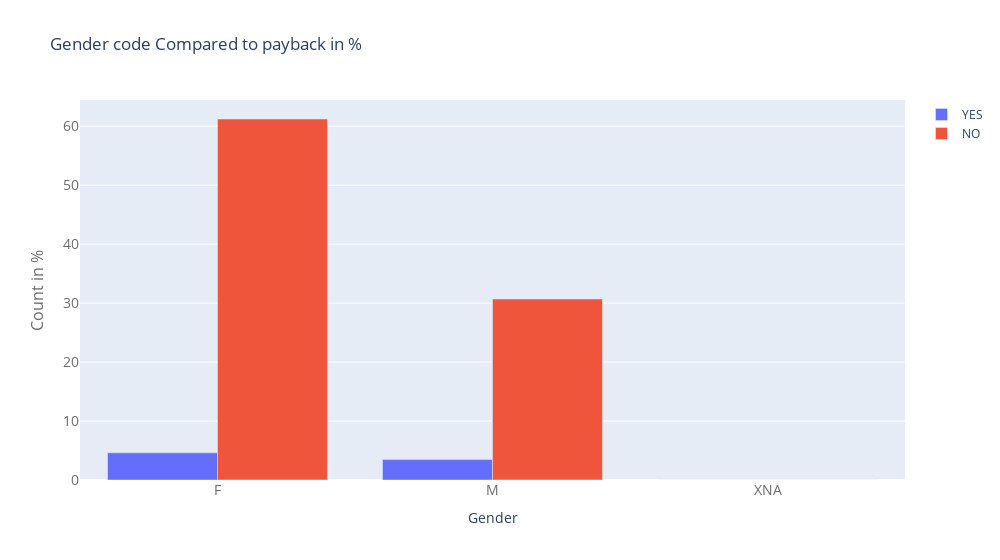

This figure's notebook cell:
### Code cell
# Checking by gender out of curiosity, looks like 

temp = app_train["CODE_GENDER"].value_counts()
#print(temp.values)
temp_y0 = []
temp_y1 = []
for val in temp.index:
    temp_y1.append(np.sum(app_train['TARGET'][app_train['CODE_GENDER']==val] == 1))
    temp_y0.append(np.sum(app_train['TARGET'][app_train['CODE_GENDER']==val] == 0))    
trace1 = go.Bar(
    x = temp.index,
    y = (temp_y1 / temp.sum()) * 100,
    name='YES'
)
trace2 = go.Bar(
    x = temp.index,
    y = (temp_y0 / temp.sum()) * 100, 
    name='NO'
)

data = [trace1, trace2]
layout = go.Layout(
    title = "Gender code Compared to payback in %",
    #barmode='stack',
    width = 1000,
    xaxis=dict(
        title='Gender',
        tickfont=dict(
            size=14,
            color='rgb(107, 107, 107)'
        )
    ),
    yaxis=dict(
        title='Count in %',
        titlefont=dict(
            size=16,
            color='rgb(107, 107, 107)'
        ),
        tickfont=dict(
            size=14,
            color='rgb(107, 107, 107)'
        )
)
)

fig = go.Figure(data=data, layout=layout)
iplot(fig)

### Figure 1 — Plotly figure (JSON) as saved in the notebook; plotly's stock layout.template omitted (floating-point values rounded to 4 significant figures)
{"data": [{"name": "YES", "type": "bar", "x": ["F", "M", "XNA"], "y": [4.608, 3.465, 0]}, {"name": "NO", "type": "bar", "x": ["F", "M", "XNA"], "y": [61.23, 30.7, 0.001301]}], "layout": {"title": {"text": "Gender code Compared to payback in %"}, "width": 1000, "xaxis": {"tickfont": {"color": "rgb(107, 107, 107)", "size": 14}, "title": {"text": "Gender"}}, "yaxis": {"tickfont": {"color": "rgb(107, 107, 107)", "size": 14}, "title": {"font": {"color": "rgb(107, 107, 107)", "size": 16}, "text": "Count in %"}}}}
